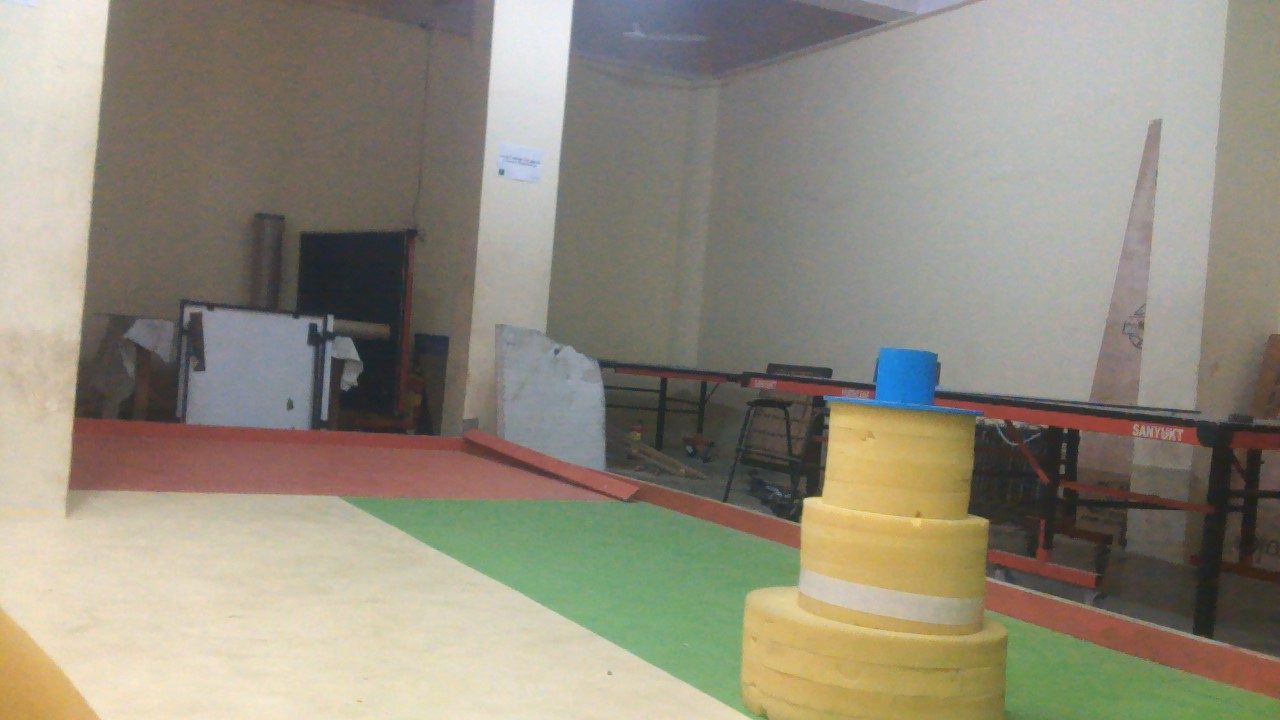
#> input picture Useless codes/Co-test.jpg, 1280 x 720 px, given in place of the camera
$ python Balldetection_cleaned.py   (older library calls are emulated)
#> lines starting #> are read from the running program, lines starting #| are printed output that depends on the picture; after the words box and inside, x2 and y2 are one past the last pixel; in counts of white or black regions, pixels touching at a corner belong together
import cv2
import numpy as np

# blue color value
lower_blue = np.array([90,160,80])
upper_blue = np.array([120,355,355])

#white color value
lower_white = np.array([0,355,0])
upper_white = np.array([360,360,360])

start = None
end = None

# area threshold
area_threshold = 0

# length threshold
length_threshold = 30

# defining contour coordinates
x_coordinates_contour = [0,0,0,0]
y_coordinates_contour = [0,0,0,0]

# defining bounding box  coordinates
x_coordinates_bbox = [0,0,0,0]
y_coordinates_bbox = [0,0,0,0]

# defining blank rois
roi = np.zeros((720,1280,3),dtype= np.uint8)
rgbaroi = np.zeros((720,1280,3),dtype= np.uint8)
roi_gray = np.zeros((720,1280,3),dtype= np.uint8)

# defining frame
frame = np.zeros((100,100,3),dtype=np.uint8)

def bounding_box(box):
    global roi , roi_gray , x_coordinates_contour, y_coordinates_contour,frame,start,end,rgbaroi
    # x1
    x_coordinates_contour[0]= int(box[0][0])
    # x2
    x_coordinates_contour[1]= int(box[1][0])
    # x3
    x_coordinates_contour[2]= int(box[2][0])
    # x4
    x_coordinates_contour[3]= int(box[3][0])

    # y1
    y_coordinates_contour[0]= int(box[0][1])
    # y2
    y_coordinates_contour[1]= int(box[1][1])
    # y3
    y_coordinates_contour[2]= int(box[2][1])
    # y4
    y_coordinates_contour[3]= int(box[3][1])

    # (x1+x3)/2
    mid_x1 = ((x_coordinates_contour[0]+x_coordinates_contour[2])/2)

    # (x2+x4)/2
    mid_x2 = ((x_coordinates_contour[1]+x_coordinates_contour[3])/2)

     # (y1+y3)/2
    mid_y1 = ((y_coordinates_contour[0]+y_coordinates_contour[2])/2)

    # (y2+y4)/2
    mid_y2 = ((y_coordinates_contour[1]+y_coordinates_contour[3])/2)

    # final contour midpoint
    midx = (mid_x1+mid_x2)//2
    midy = (mid_y1+mid_y2)//2

    # weidth and height of contours

    width = x_coordinates_contour[3]-x_coordinates_contour[0]
    height = y_coordinates_contour[3]- y_coordinates_contour[2]

    # x1 bounding box
    # x_coordinates_bbox[0] = int(x_coordinates_contour[0]-width)
    # x2 bounding box
    x_coordinates_bbox[1] = int(x_coordinates_contour[1]-width)
    # x3 bounding box
    # x_coordinates_bbox[2] = int(x_coordinates_contour[2]+width)
    # x4 bounding box
    x_coordinates_bbox[3] = int(x_coordinates_contour[3]+width)

    # y1 bounding box
    # y_coordinates_bbox[0] = int(y_coordinates_contour[0])
    # y2 bounding box
    y_coordinates_bbox[1] = int(y_coordinates_contour[1]-(height*2))
    # y3 bounding box
    # y_coordinates_bbox[2] = int(y_coordinates_contour[2]-(height*2))
    # y4 bounding box
    y_coordinates_bbox[3] = int(y_coordinates_contour[3])

    start = ( x_coordinates_bbox[1],y_coordinates_bbox[1])
    end = (x_coordinates_bbox[3],y_coordinates_bbox[3])

    # defining roi
    roi = frame[y_coordinates_bbox[1]:y_coordinates_bbox[3],x_coordinates_bbox[1]:x_coordinates_bbox[3]]
    rgbaroi = rgba[y_coordinates_bbox[1]:y_coordinates_bbox[3],x_coordinates_bbox[1]:x_coordinates_bbox[3]]

def haarcascade(roi,rgbaroi):
    ball_cascade  = cv2.CascadeClassifier("ball_cascade.xml")
    ball = ball_cascade.detectMultiScale(rgbaroi,2,1)

    for (x,y,w,h) in ball:
        circle_centre_x = (x+w//2)
        circle_centre_y = (y+h//2)

        cv2.circle(roi,(circle_centre_x,circle_centre_y),1,(0,0,0),4)

        rect = cv2.rectangle(frame,start,end,(0,255,255),2)

cap = cv2.VideoCapture(0)

while  True:
    _, frame = cap.read()
#> frame is the input picture: shape (720, 1280, 3); mean B, G, R 124.5, 140.1, 145.4

    hsv = cv2.cvtColor(frame,cv2.COLOR_BGR2HSV)
#> hsv: shape (720, 1280, 3); mean H, S, V 39.9, 47.4, 150.3
    rgba = cv2.cvtColor(frame, cv2.COLOR_BGR2RGBA)
    gray = cv2.cvtColor(frame,cv2.COLOR_BGR2GRAY)
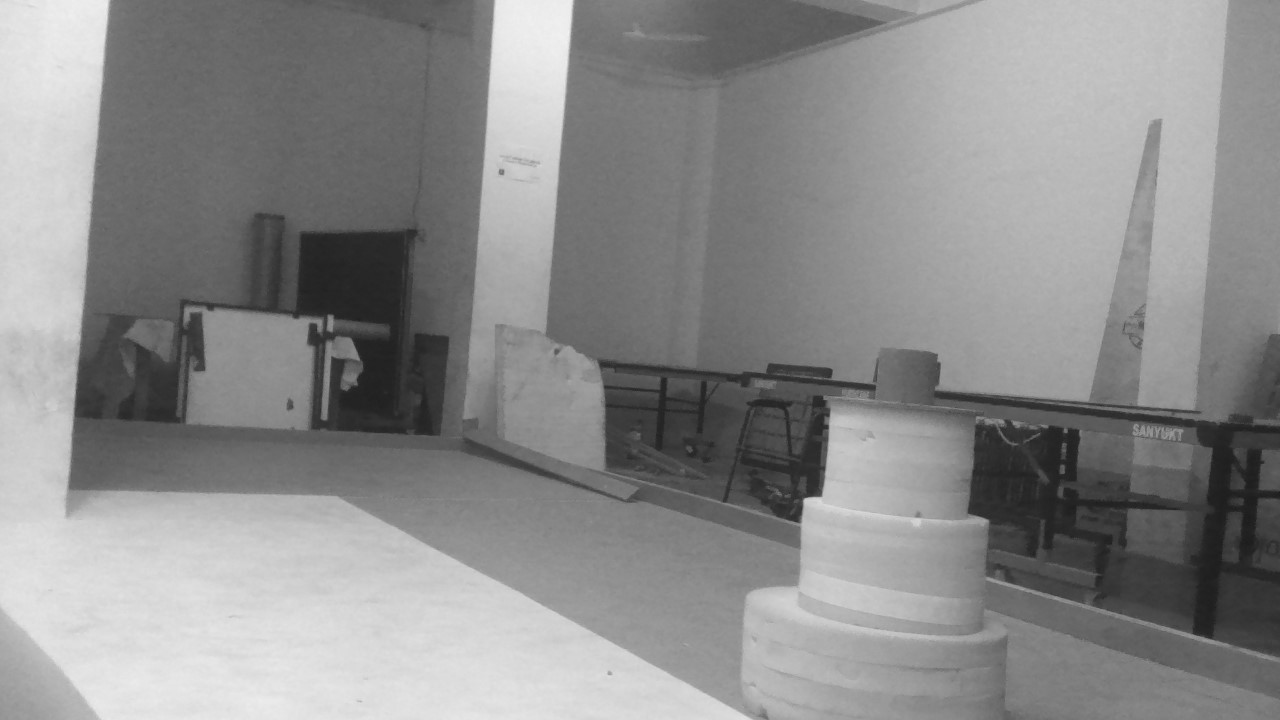
#> gray: shape (720, 1280); min 26, max 244, mean 139.9

    # kernels
    kernel = np.ones((10,10),np.uint8)

    # image operations
    mask = cv2.inRange(hsv,lower_blue,upper_blue)
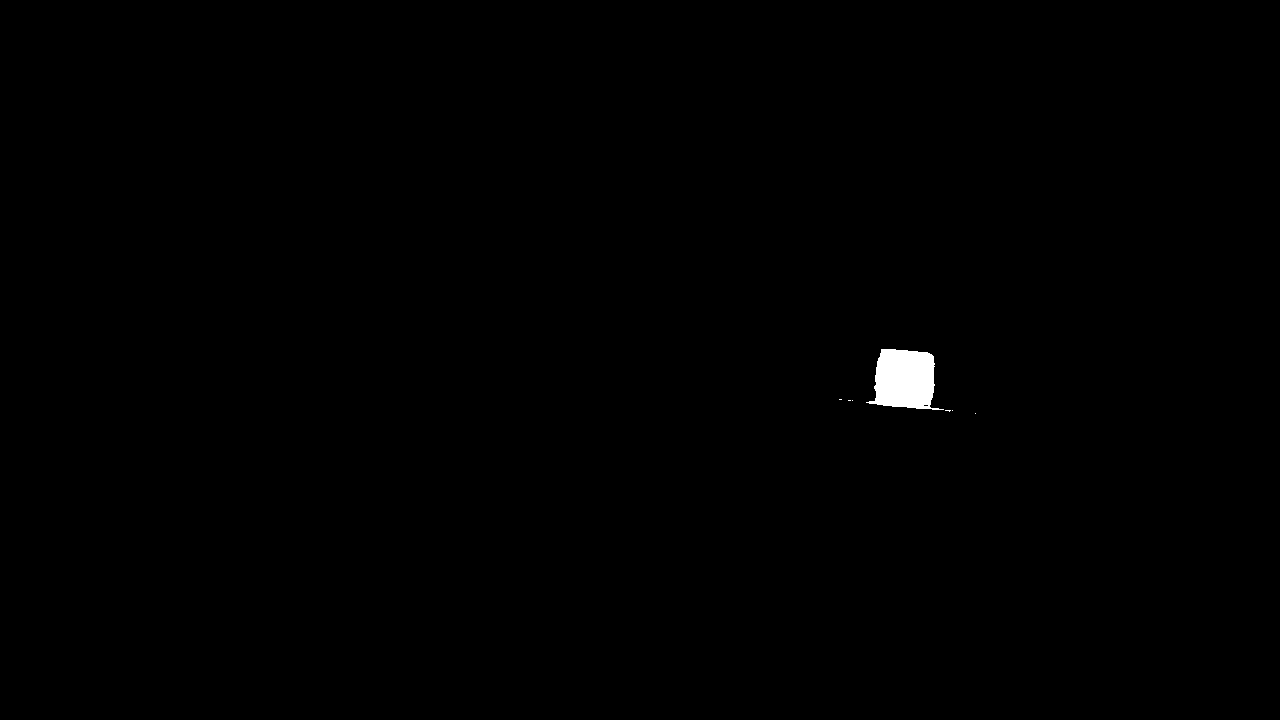
#> mask: shape (720, 1280); 0.36% white; 7 white regions (6 under 20 px), largest, box (x1, y1, x2, y2) and area: (866, 349, 944, 410) 3267
    res = cv2.bitwise_and(frame,frame,mask=mask)

    opening = cv2.morphologyEx(res,cv2.MORPH_OPEN,kernel)
    edges = cv2.Canny(opening,150,100)
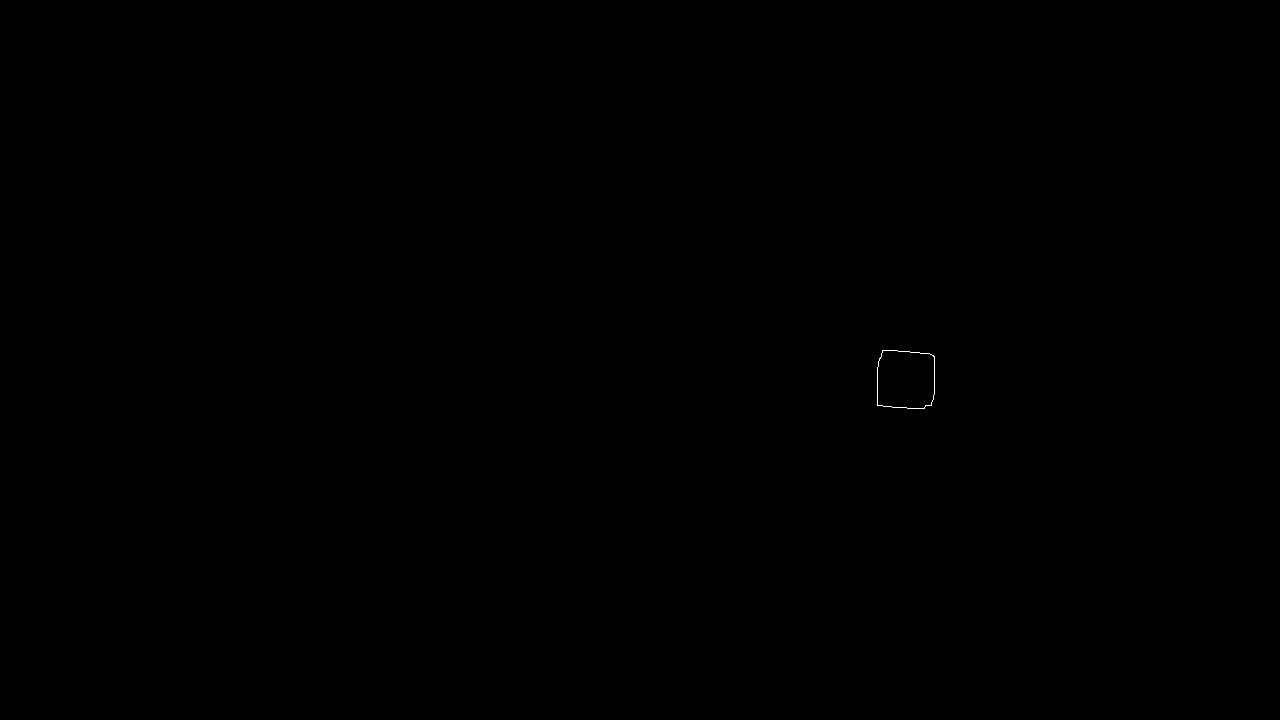
#> edges: shape (720, 1280); 0.02% white in thin lines or dots, all inside (x1, y1, x2, y2) = (877, 350, 935, 409)

    # contourr detection
    if int(cv2.__version__[0])>3:
        contours,_=cv2.findContours(edges,cv2.RETR_TREE,cv2.CHAIN_APPROX_SIMPLE)
#> contours = 2 contours; box (x1, y1, x2, y2) and area: (877, 350, 935, 409) 3082, (877, 350, 935, 409) 3078
    else :
        _,contours,_=cv2.findContours(edges,cv2.RETR_TREE,cv2.CHAIN_APPROX_SIMPLE)

    for count in contours :
        area = cv2.contourArea(count)
        approx = cv2.approxPolyDP(count,0.02*cv2.arcLength(count,True),True)

        if area>area_threshold and len(approx)<length_threshold:
            rc = cv2.minAreaRect(count)
            box = cv2.boxPoints(rc)

            bounding_box(box)
#> this loop made 2 passes
#> (area, approx, rc, box, mid_x1 in bounding_box, mid_x2 in bounding_box, mid_y1 in bounding_box, mid_y2 in bounding_box) on passes 1 to 2: (3082.5, [[882, 350], [877, 405], [931, 405], [934, 356]], ((905.5, 379), (58, 57), -90), [[934, 408], [877, 408], [877, 350], [934, 350]], 905.5, 905.5, 379, 379), (3077.5, [[883, 350], [934, 357], [930, 405], [877, 404]], ((905.5, 379), (58, 57), -90), [[934, 408], [877, 408], [877, 350], [934, 350]], 905.5, 905.5, 379, 379)

    # detecting white ball

    haarcascade(roi,rgbaroi)
#> in haarcascade, `ball = ball_cascade.detectMultiScale(rgbaroi,2,1)`: ball = ()


    cv2.imshow("frame",frame)
    try:
        cv2.imshow("roi",rgbaroi)
    except:
        pass

    key = cv2.waitKey(1)
#> (key Esc is pressed here)
    if key == 27:
        break
cap.release()
cv2.destroyAllWindows()
